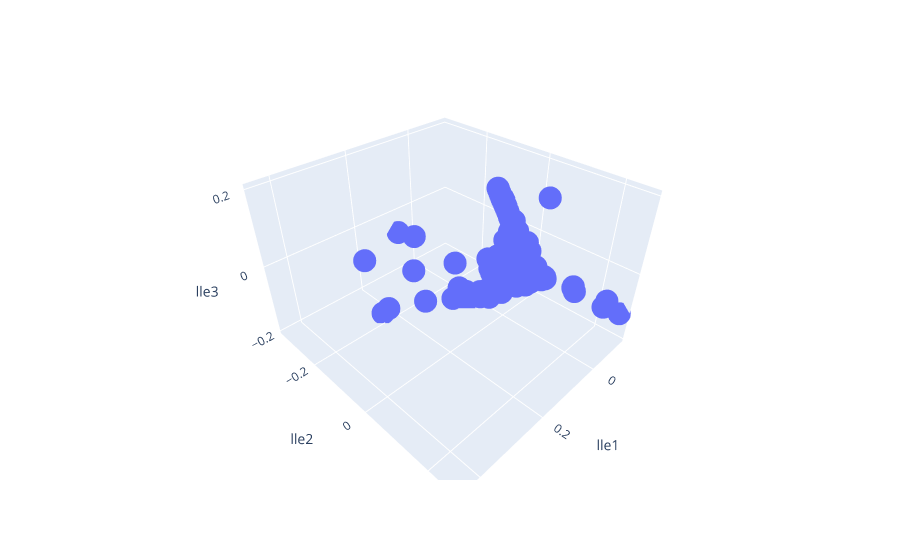

The code cell stored with this chart in its notebook:
### Code cell
fig = px.scatter_3d(dfX, x="lle1", y="lle2",z='lle3',
                 hover_name="Country Name")

fig.show()

### Figure 1 — Plotly figure (JSON) as saved in the notebook; plotly's stock layout.template omitted (floating-point values rounded to 4 significant figures; data arrays with more than 128 entries replaced by an {"elided": "..."} marker saying what was removed)
{"data": [{"hovertemplate": "<b>%{hovertext}</b><br><br>lle1=%{x}<br>lle2=%{y}<br>lle3=%{z}<extra></extra>", "hovertext": {"elided": "138 str values"}, "legendgroup": "", "marker": {"color": "#636efa", "symbol": "circle"}, "mode": "markers", "name": "", "scene": "scene", "showlegend": false, "type": "scatter3d", "x": {"elided": "138 float values"}, "y": {"elided": "138 float values"}, "z": {"elided": "138 float values"}}], "layout": {"legend": {"tracegroupgap": 0}, "margin": {"t": 60}, "scene": {"domain": {"x": [0, 1], "y": [0, 1]}, "xaxis": {"title": {"text": "lle1"}}, "yaxis": {"title": {"text": "lle2"}}, "zaxis": {"title": {"text": "lle3"}}}}}
